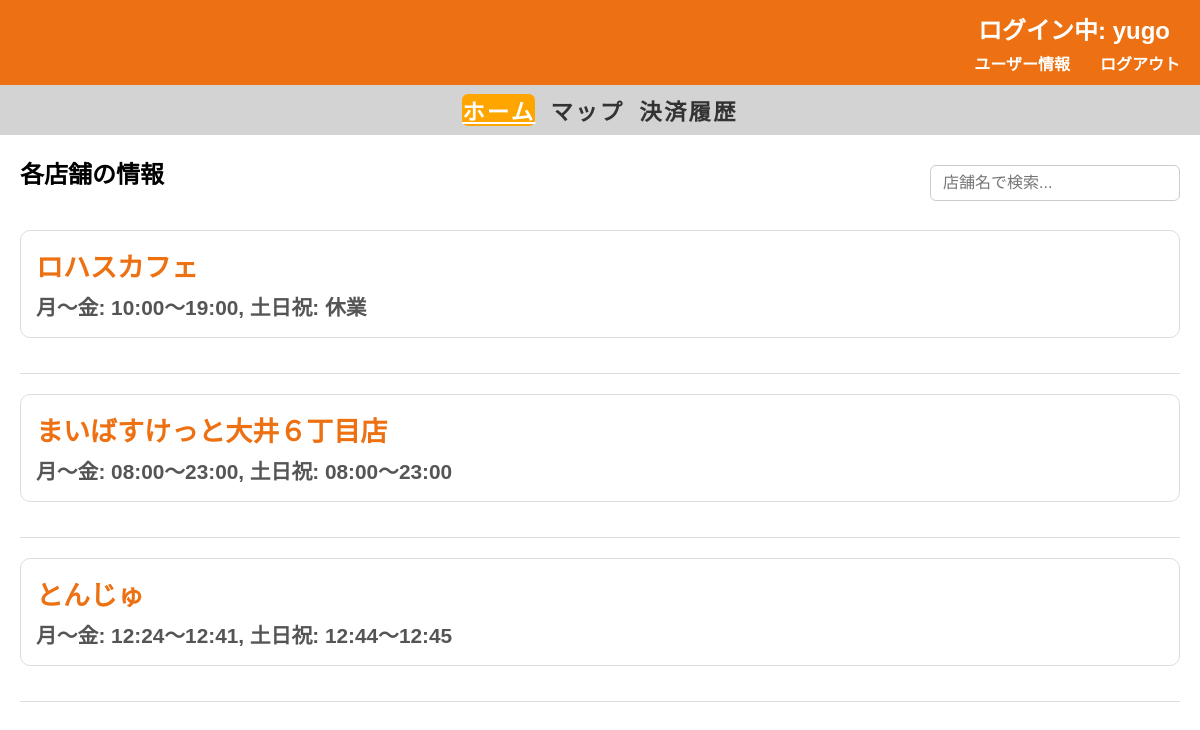
The page /users_home/home (signed in) on the database as committed earlier.
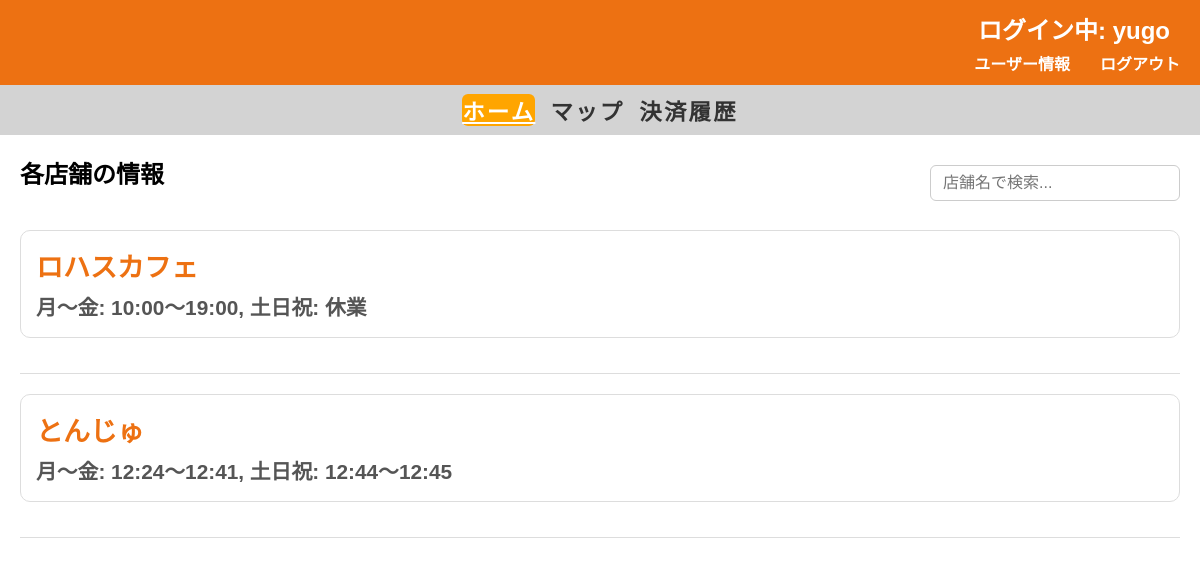
The same page on the database as committed later.
### tables this page shows
CREATE TABLE store (
    store_id INTEGER PRIMARY KEY AUTOINCREMENT,
    store_name TEXT NOT NULL,
    email TEXT UNIQUE NOT NULL,
    password TEXT NOT NULL,
    location TEXT,
    representative TEXT,
    description TEXT,
    created_at TIMESTAMP DEFAULT CURRENT_TIMESTAMP  -- created_atに名前統一
);

### routes/users_home/users_home.py (the view)
@users_home_bp.route('/home')
def home():
    if 'id' not in session:
        flash("ログインしてください")
        return redirect(url_for('users_login.login'))
    conn = sqlite3.connect('app.db')
    conn.row_factory = sqlite3.Row
    cursor = conn.cursor()
    cursor.execute("""
        SELECT
            store_id AS id,
            store_name AS name,
            description
        FROM store
        ORDER BY store_id
    """)
    stores = cursor.fetchall()
    conn.close()
    return render_template('users_home/home.html', stores=stores, u_name=session.get('u_name', 'ゲスト'))

### templates/users_home/home.html (shortened to what this page needs)
<!DOCTYPE html>
<html lang="ja">
<head>
    <link rel="stylesheet" href="{{ url_for('static', filename='css/users_home.css') }}">
</head>
<body>
    <div class="water-blue-section">
        <span class="username">
            ログイン中: {{ u_name if u_name else 'ゲスト' }}
        </span>
        <div class="user-links">
            <a href="{{url_for('users_home.users_data')}}">ユーザー情報</a>
            <a href="{{url_for('users_home.logout')}}">ログアウト</a>
        </div>
    </div>
    <div class="gray-section">
        <ul>
            <li class="{% if request.endpoint == 'users_home.home' %}active{% endif %}">
                <a href="{{ url_for('users_home.home') }}">ホーム</a>
            </li>
            <li class="{% if request.endpoint == 'users_home.map_shop' %}active{% endif %}">
                <a href="{{ url_for('users_home.map_shop') }}">マップ</a>
            </li>
            <li class="{% if request.endpoint == 'users_home.payment_history' %}active{% endif %}">
                <a href="{{ url_for('users_home.payment_history') }}">決済履歴</a>
            </li>
        </ul>
    </div>
    <main>
        <div class="title-search-row">
            <h2>各店舗の情報</h2>
            <input type="search" id="store-search" placeholder="店舗名で検索..." />
        </div>
        <ul id="store-list">
            {% if stores %}
                {% for store in stores %}
                    <li>
                        <a href="{{ url_for('users_order.menu', store_id=store.id) }}" class="custom-link">
                            <h3>{{ store.name }}</h3>
                            <p>{{ store.description }}</p>
                        </a>
                    </li>
                {% endfor %}
            {% else %}
                <li>店舗情報がありません。</li>
            {% endif %}
        </ul>
    </main>
</body>
</html>

### static/css/users_home.css (style rules this page uses)
* { margin: 0; padding: 0; box-sizing: border-box; }
.water-blue-section { background-color: #ed7112; height: 85px; padding: 20px; font-family: Arial, sans-serif; color: #ffffff; display: flex; flex-direction: column; align-items: flex-end; justify-content: center; }
.water-blue-section .username { margin-bottom: 5px; }
.water-blue-section .user-links { display: flex; gap: 15px; }
.username { font-size: 1.5em; font-weight: bold; margin-right: 10px; }
.user-links a { margin-left: 15px; color: #ffffff; font-weight: bold; text-decoration: none; }
.gray-section { background-color: #D3D3D3; height: 50px; padding: 10px; font-family: Arial, sans-serif; display: flex; align-items: center; justify-content: center; font-size: 1.4em; letter-spacing: 0.1em; }
.gray-section ul { list-style-type: none; padding: 0; margin: 0; display: flex; gap: 15px; font-weight: bold; }
.gray-section li { margin: 0; }
.gray-section a { text-decoration: none; color: #333; }
main { padding: 20px; font-family: Arial, sans-serif; }
main h2 { margin-bottom: 20px; }
ul { list-style-type: none; padding: 0; }
ul li { margin-bottom: 15px; }
h3 { font-size: 1.2em; font-weight: bold; color: #333; }
p { font-size: 1em; color: #555; }
.gray-section ul li.active { background-color: #ffa500; font-weight: bold; border-radius: 6px; }
.gray-section ul li.active a { color: white; text-decoration: underline; }
.title-search-row { display: flex; justify-content: space-between; align-items: center; margin-bottom: 20px; gap: 20px; }
.title-search-row input[type="search"] { flex: 0 0 250px; padding: 8px 12px; font-size: 1em; border: 1px solid #ccc; border-radius: 6px; }
main ul li a { display: inline-block; font-size: 1.3em; font-weight: bold; color: #ed7112; text-decoration: none; margin-bottom: 5px; }
main ul li p { font-size: 1em; color: #555; margin-top: 3px; line-height: 1.4; }
main ul li { margin-bottom: 20px; border-bottom: 1px solid #ddd; padding-bottom: 15px; }
.custom-link { display: block; background-color: #ffffff; padding: 15px; border: 1px solid #ddd; border-radius: 10px; margin-bottom: 20px; text-decoration: none; color: #333; transition: background-color 0.3s, box-shadow 0.3s; }
.custom-link h3 { font-size: 1.3em; margin-bottom: 8px; color: #ed7112; }
.custom-link p { font-size: 1em; color: #555; }

Rows that differ between the two databases and show on the page:
removed store: name "まいばすけっと大井６丁目店", description "月〜金: 08:00〜23:00, 土日祝: 08:00〜23:00"
